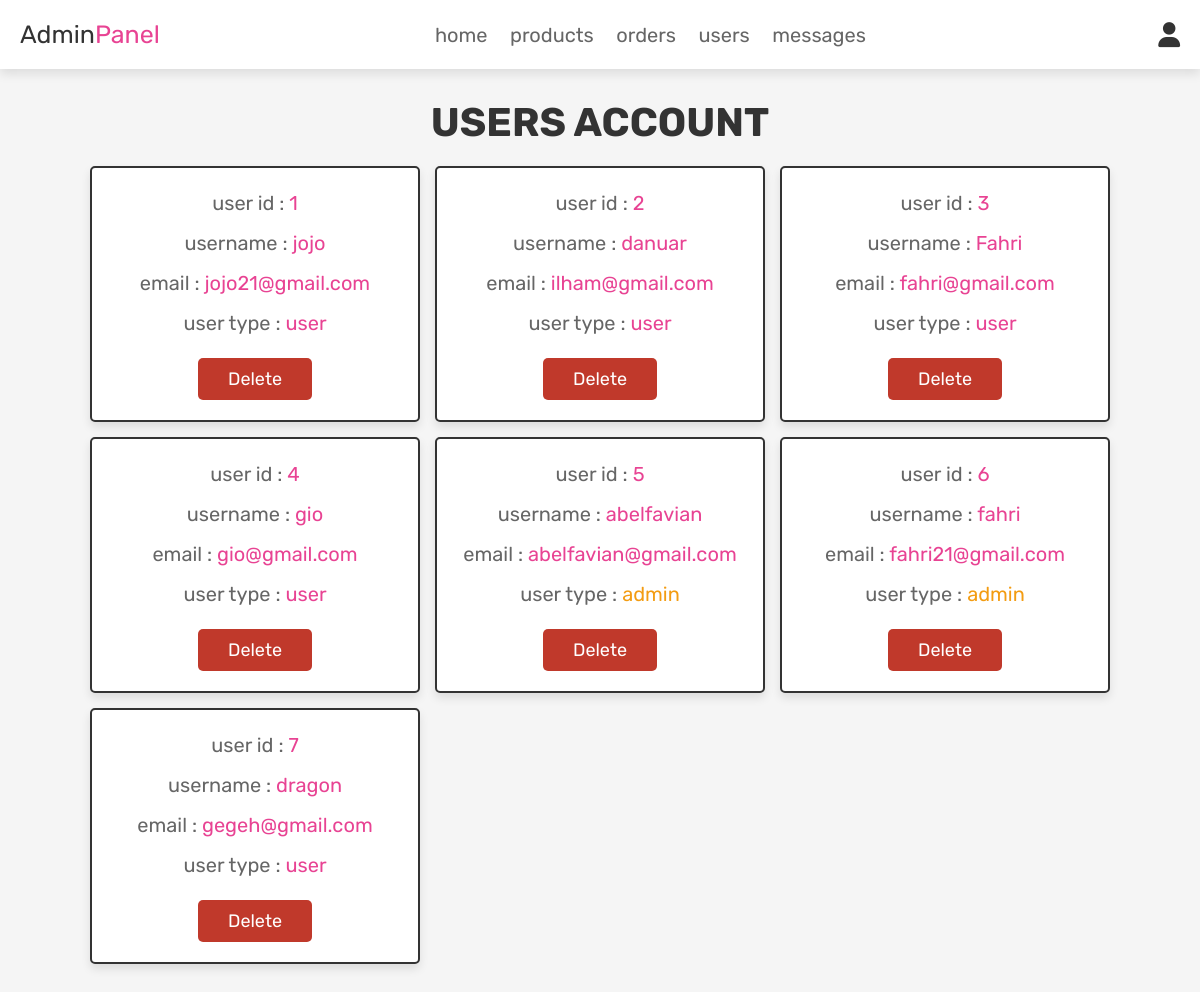
Screenshot of /PHP/admin_users.php (signed in) with the database file from the repository.
### tables this page shows
CREATE TABLE IF NOT EXISTS `users` (
  `id` int NOT NULL AUTO_INCREMENT,
  `name` varchar(100) NOT NULL,
  `email` varchar(100) NOT NULL,
  `password` varchar(100) NOT NULL,
  `user_type` varchar(20) NOT NULL DEFAULT 'user',
  PRIMARY KEY (`id`)
);

### PHP/admin_users.php (the view, shortened to what this page needs)
<?php
@include 'config.php';
?>
<!DOCTYPE html>
<html lang="en">
<head>
   <link rel="stylesheet" href="https://cdnjs.cloudflare.com/ajax/libs/font-awesome/6.0.0/css/all.min.css">
   <link rel="stylesheet" href="css login/admin_style.css">
</head>
<body>
<?php @include 'admin_header.php'; ?>
<section class="users">
   <h1 class="title">users account</h1>
   <div class="box-container">
      <?php
         $select_users = mysqli_query($conn, "SELECT * FROM `users`") or die('query failed');
         if(mysqli_num_rows($select_users) > 0){
            while($fetch_users = mysqli_fetch_assoc($select_users)){
      ?>
      <div class="box">
         <p>user id : <span><?php echo $fetch_users['id']; ?></span></p>
         <p>username : <span><?php echo $fetch_users['name']; ?></span></p>
         <p>email : <span><?php echo $fetch_users['email']; ?></span></p>
         <p>user type : <span style="color:<?php if($fetch_users['user_type'] == 'admin'){ echo 'var(--orange)'; }; ?>"><?php echo $fetch_users['user_type']; ?></span></p>
         <a href="admin_users.php?delete=<?php echo $fetch_users['id']; ?>" onclick="return confirm('delete this user?');" class="delete-btn">delete</a>
      </div>
      <?php
         }
      }
      ?>
   </div>
</section>
</body>
</html>

### PHP/admin_header.php (shortened to what this page needs)
<header class="header">
   <div class="flex">
      <a href="admin_page.php" class="logo">Admin<span>Panel</span></a>
      <nav class="navbar">
         <a href="admin_page.php">home</a>
         <a href="admin_products.php">products</a>
         <a href="admin_orders.php">orders</a>
         <a href="admin_users.php">users</a>
         <a href="admin_contacts.php">messages</a>
      </nav>
      <div class="icons">
         <div id="user-btn" class="fas fa-user"></div>
      </div>
   </div>
</header>

### PHP/css login/admin_style.css (style rules this page uses)
:root { --pink:#e84393; --red:#c0392b; --orange:#f39c12; --black:#333; --white:#fff; --light-color:#666; --light-white:#ccc; --light-bg:#f5f5f5; --border:.2rem solid var(--black); --box-shadow:0 .5rem 1rem rgba(0,0,0,.1); }
* { font-family: 'Rubik', sans-serif; margin:0; padding:0; box-sizing: border-box; outline: none; border:none; text-decoration: none; transition:all .2s linear; }
html { font-size: 62.5%; overflow-x: hidden; scroll-behavior: smooth; scroll-padding-top: 6.5rem; }
body { background: var(--light-bg); }
section { padding:3rem 2rem; }
.title { text-align: center; margin-bottom: 2rem; color:var(--black); text-transform: uppercase; font-size: 4rem; }
.btn, .delete-btn, .option-btn { display: inline-block; border-radius: .5rem; margin-top: 1rem; font-size: 1.8rem; color:var(--white); cursor: pointer; padding:1rem 3rem; text-transform: capitalize; }
.delete-btn { background-color: var(--red); }
.header { position: sticky; top:0; left:0; right:0; z-index: 1000; background-color: var(--white); box-shadow: var(--box-shadow); }
.header .flex { display: flex; align-items: center; justify-content: space-between; padding:2rem; max-width: 1200px; margin:0 auto; position: relative; }
.header .flex .icons div { font-size: 2.5rem; margin-left: 1.7rem; cursor: pointer; color:var(--black); }
.header .flex .navbar a { margin:0 1rem; font-size: 2rem; color:var(--light-color); }
.header .flex .logo { font-size: 2.5rem; color:var(--black); }
.header .flex .logo span { color:var(--pink); }
.users .box-container { display: grid; grid-template-columns: repeat(auto-fit, 33rem); gap:1.5rem; align-items: flex-start; max-width: 1200px; margin: 0 auto; justify-content: center; }
.users .box-container .box { padding:2rem; border:var(--border); background-color: var(--white); box-shadow: var(--box-shadow); border-radius: .5rem; text-align: center; }
.users .box-container .box p { font-size: 2rem; color:var(--light-color); margin-bottom: 1rem; line-height: 1.5; }
.users .box-container .box p span { color:var(--pink); }
.users .box-container .box .delete-btn { margin-top: .5; }

### rows the page displays
users: id "1", name "jojo", email "jojo21@gmail.com", user_type "user"
users: id "2", name "danuar", email "ilham@gmail.com", user_type "user"
users: id "3", name "Fahri", email "fahri@gmail.com", user_type "user"
users: id "4", name "gio", email "gio@gmail.com", user_type "user"
users: id "5", name "abelfavian", email "abelfavian@gmail.com", user_type "admin"
users: id "6", name "fahri", email "fahri21@gmail.com", user_type "admin"
users: id "7", name "dragon", email "gegeh@gmail.com", user_type "user"
